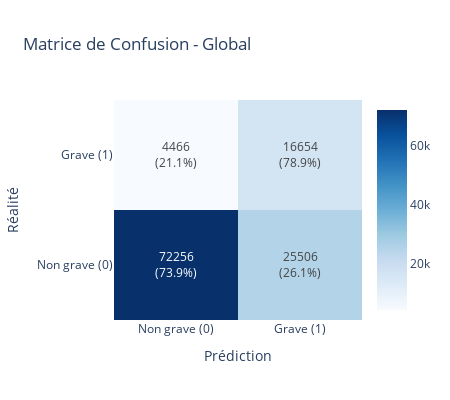
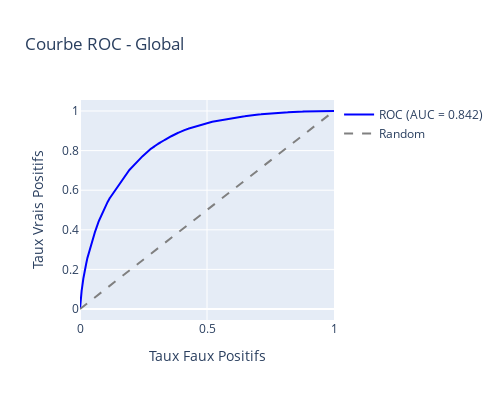

Notebook code cell kept with these figures, in order:
### Code cell
# Visualisations
plot_confusion_matrix(preds_global['y_true'], preds_global['y_pred'], 'Global')
plot_roc_curve(preds_global['y_true'], preds_global['y_proba'], 'Global')

### Figure 1 — Plotly figure (JSON) as saved in the notebook; plotly's stock layout.template omitted (floating-point values rounded to 4 significant figures)
{"data": [{"colorscale": [[0, "rgb(247,251,255)"], [0.125, "rgb(222,235,247)"], [0.25, "rgb(198,219,239)"], [0.375, "rgb(158,202,225)"], [0.5, "rgb(107,174,214)"], [0.625, "rgb(66,146,198)"], [0.75, "rgb(33,113,181)"], [0.875, "rgb(8,81,156)"], [1, "rgb(8,48,107)"]], "showscale": true, "text": [["72256<br>(73.9%)", "25506<br>(26.1%)"], ["4466<br>(21.1%)", "16654<br>(78.9%)"]], "texttemplate": "%{text}", "type": "heatmap", "x": ["Non grave (0)", "Grave (1)"], "y": ["Non grave (0)", "Grave (1)"], "z": [[72256, 25506], [4466, 16654]]}], "layout": {"height": 400, "title": {"text": "Matrice de Confusion - Global"}, "width": 450, "xaxis": {"title": {"text": "Prédiction"}}, "yaxis": {"title": {"text": "Réalité"}}}}

### Figure 2 — Plotly figure (JSON) as saved in the notebook; plotly's stock layout.template omitted (floating-point values rounded to 4 significant figures; data arrays with more than 128 entries replaced by an {"elided": "..."} marker saying what was removed)
{"data": [{"line": {"color": "blue", "width": 2}, "mode": "lines", "name": "ROC (AUC = 0.842)", "type": "scatter", "x": {"elided": "35535 float values"}, "y": {"elided": "35535 float values"}}, {"line": {"color": "gray", "dash": "dash"}, "mode": "lines", "name": "Random", "type": "scatter", "x": [0, 1], "y": [0, 1]}], "layout": {"height": 400, "title": {"text": "Courbe ROC - Global"}, "width": 500, "xaxis": {"title": {"text": "Taux Faux Positifs"}}, "yaxis": {"title": {"text": "Taux Vrais Positifs"}}}}
